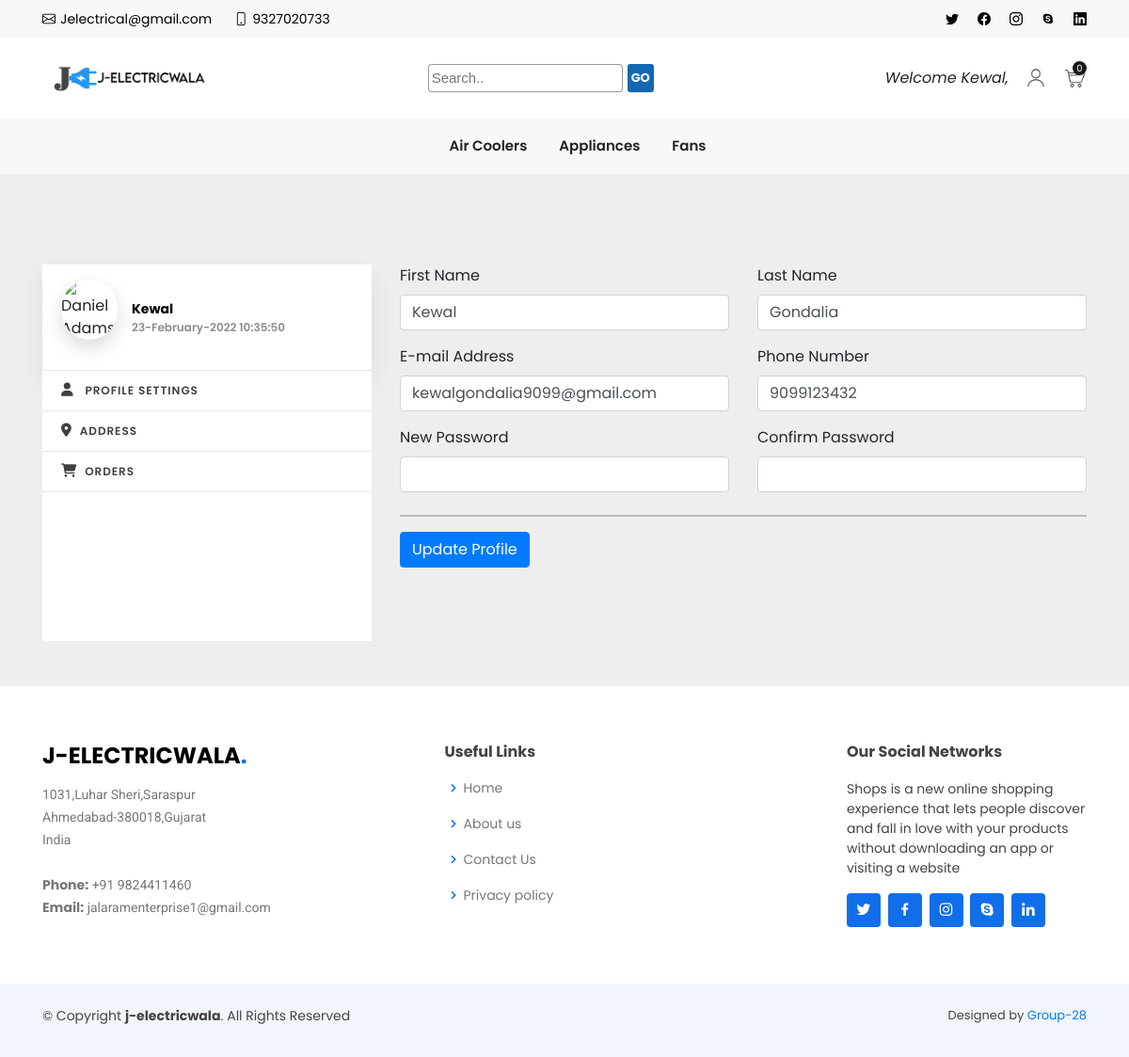
The page /MyProfile.php (signed in) on the database its author committed.
### tables this page shows
CREATE TABLE `category` (
  `category_id` int(11) NOT NULL,
  `name` varchar(50) NOT NULL,
  `admin` varchar(50) DEFAULT NULL,
  `datetime` varchar(50) DEFAULT NULL,
  `status` int(1) NOT NULL
);

CREATE TABLE `user` (
  `user_id` int(11) NOT NULL,
  `first_name` varchar(20) NOT NULL,
  `last_name` varchar(20) NOT NULL,
  `gender` char(1) NOT NULL,
  `password` varchar(20) NOT NULL,
  `email` varchar(40) NOT NULL,
  `phone` bigint(20) NOT NULL,
  `is_admin` tinyint(1) DEFAULT NULL,
  `img` varchar(45) DEFAULT NULL,
  `address` mediumtext,
  `doj` varchar(50) NOT NULL,
  `area_area_id` int(11) DEFAULT NULL,
  `company_company_id` int(11) DEFAULT NULL
);

### MyProfile.php (the view, shortened to what this page needs)
<!Doctype html>
<html lang="en">
<head>
    <?php require_once("Includes/Headlinks.php")?>
    <link rel="stylesheet" href="https://cdn.jsdelivr.net/npm/bootstrap@4.1.1/dist/css/bootstrap.min.css">
    <link href="https://maxcdn.bootstrapcdn.com/font-awesome/4.3.0/css/font-awesome.min.css" rel="stylesheet">
    <link rel="stylesheet" href="https://cdnjs.cloudflare.com/ajax/libs/font-awesome/6.0.0/css/all.min.css"
 />
    <link rel="stylesheet" href="assets/css/My_Profile_Style.css">
</head>
<body>
<?php require_once("Includes/Header.php")?>
<?php require_once("Includes/Nav.php")?>
    <div class="container mt-5">
        <div class="row">
            <div class="half pt-5 col-lg-4 pb-5 ">
                <?php require_once("Includes/Account_slider.php")?>
            </div>
            <div class="col-lg-8 pb-5 pt-5">
                <form class="row Profile tabShow" action="MyProfile.php" method="POST">
                    <div class="col-md-6">
                        <div class="form-group">
                            <label for="account-fn">First Name</label>
                            <input class="form-control" type="text" name ="fname" id="account-fn" value="<?php echo $ExistingFName;?>" required>
                        </div>
                    </div>
                    <div class="col-md-6">
                        <div class="form-group">
                            <label for="account-ln">Last Name</label>
                            <input class="form-control" type="text" name ="lname" id="account-ln" value="<?php echo $ExistingLName;?>" required>
                        </div>
                    </div>
                    <div class="col-md-6">
                        <div class="form-group">
                            <label for="account-email">E-mail Address</label>
                            <input class="form-control" type="text" name ="email_id" id="account-email" value="<?php echo $ExistingEmail;?>" required
                                >
                        </div>
                    </div>
                    <div class="col-md-6">
                        <div class="form-group">
                            <label for="account-phone">Phone Number</label>
                            <input class="form-control" type="text" name="phone" id="account-phone" value="<?php echo $ExistingPhone;?>" required>
                        </div>
                    </div>
                    <div class="col-md-6">
                        <div class="form-group">
                            <label for="account-pass">New Password</label>
                            <input class="form-control" type="password" name="pass" id="pass">
                        </div>
                    </div>
                    <div class="col-md-6">
                        <div class="form-group">
                            <label for="account-confirm-pass">Confirm Password</label>
                            <input class="form-control" type="password" name="con_pass" id="con_pass">
                        </div>
                    </div>
                    <div class="col-12">
                        <hr class="mt-2 mb-3">
                        <div class="d-flex flex-wrap justify-content-between align-items-center">
                            <button class="btn btn-style-1 btn-primary " type="submit" data-toast=""
                                data-toast-position="topRight" data-toast-type="success"
                                data-toast-icon="fe-icon-check-circle" data-toast-title="Success!"
                                data-toast-message="Your profile updated successfuly." name="Submit" >Update Profile</button>
                        </div>
                    </div>
                </form>
            </div>
        </div>
    </div>
    <?php require_once("Includes/Footer.php")?>
</body>
</html>

### Includes/Nav.php (shortened to what this page needs)
<?php
global $conn;
$cat_res = mysqli_query($conn, "select * from category where status=1 order by name asc");
$cat_arr = array();
while ($row = mysqli_fetch_assoc($cat_res)) {
    $cat_arr[] = $row;
}
?>
<section id="appliances">
    <div class="container">
      <nav id="navbar" class="navbar d-flex justify-content-center">
        <ul>
          <?php
          foreach($cat_arr as $list){
          ?>
            <li class="dropdown"><a href="#"><?php echo $list['name']?></a>
            </li>
          <?php } ?>
        </ul>
      </nav>
    </div>
  </section>

### Includes/Account_slider.php (shortened to what this page needs)
<?php
global $conn;
$UserId = $_SESSION["UserId"];
$ExistingEmail = $_SESSION["Emailid"];
$sql ="select * from user where user_id='$UserId'";
$user_result = mysqli_query($conn,$sql);
while($DataRows = mysqli_fetch_array($user_result,MYSQLI_ASSOC)){
    $ExistingFName = $DataRows['first_name'];
    $ExistingLName = $DataRows['last_name'];
    $ExistingPhone = $DataRows["phone"];
    $ExistingDOJ=$DataRows['doj'];
}
?>
               <div class="forcard">
                    <div class="author-card pb-3 pt-3">
                        <div class="author-card-profile">
                            <div class="author-card-avatar"><img
                                    src="https://bootdey.com/img/Content/avatar/avatar1.png" alt="Daniel Adams">
                            </div>
                            <div class="author-card-details">
                                <h5 class="author-card-name text-lg"><?php echo $ExistingFName;?></h5><span
                                    class="author-card-position"><?php echo $ExistingDOJ;?></span>
                            </div>
                        </div>
                    </div>
                    <div class="wizard">
                        <nav class="list-group list-group-flush">
                            <a href="MyProfile.php" class="tab acitve list-group-item"> <i class="fa fa-user"></i>
                                Profile Settings</a>
                            <a href="ProfileAddress.php" class="tab list-group-item"><i
                                    class="fa fa-location-dot"></i>Address</a>
                            <a href="ProfileOrder.php" class="tab list-group-item"> <i
                                    class="fa fa-cart-shopping"></i>Orders</a>
                        </nav>
                    </div>
                </div>

### assets/css/style.css (style rules this page uses)
* { font-family: 'Poppins',sans-serif; }
html, body, div, object, iframe, h1, h2, h3, h4, h5, h6, p, blockquote, ol, ul, li, form, fieldset, legend, label, table, header, footer, nav, section { margin: 0; padding: 0; border: 0; }
body { font-family: "Open Sans", sans-serif; color: #444444; }
a { color: #106eea; text-decoration: none; }
h1, h2, h3, h4, h5, h6 { font-family: "Roboto", sans-serif; }
span { margin: 0; padding: 0; border: 0; outline: 0; font-weight: inherit; font-style: inherit; font-size: 100%; font-family: inherit; vertical-align: baseline }
input[type=text] { box-sizing: border-box }
.navbar { padding: 0; }
.navbar { position: relative; display: flex; flex-wrap: wrap; align-items: center; justify-content:left; padding-top: 0.5rem; padding-bottom: 0.5rem; }
.dropdown { padding: 5px 15px 5px 10px; }
.navbar ul { margin: 0; padding: 0; display: flex; list-style: none; align-items: center; }
.navbar li { position: relative; }
.navbar > ul > li { white-space: nowrap; padding: 10px 0 10px 28px; }
.navbar a, .navbar a:focus { text-decoration: none; display: flex; align-items: center; padding: 0 3px; font-size: 15px; font-weight: 600; color: #222222; white-space: nowrap; transition: 0.3s; position: relative; }
.navbar > ul > li > a:before { content: ""; position: absolute; width: 100%; height: 2px; bottom: -6px; left: 0; background-color: #106eea; visibility: hidden; width: 0px; transition: all 0.3s ease-in-out 0s; }
#appliances { padding: 0; overflow: visible; background-color: #F8F8F8; }
section { padding: 60px 0; overflow: hidden; }

### assets/css/My_Profile_Style.css (style rules this page uses)
body { background:#eee; }
.author-card { position: relative; padding-bottom: 48px; background-color: #fff; box-shadow: 0 12px 20px 1px rgba(64, 64, 64, .09); }
.author-card .author-card-profile { display: table; position: relative; padding-right: 15px; padding-bottom: 16px; padding-left: 20px; z-index: 5; }
.author-card .author-card-profile .author-card-avatar, .author-card .author-card-profile .author-card-details { display: table-cell; vertical-align: middle; }
.author-card .author-card-profile .author-card-avatar { width: 60px; border-radius: 50%; box-shadow: 0 8px 20px 0 rgba(0, 0, 0, .15); overflow: hidden; }
.author-card .author-card-profile .author-card-avatar > img { display: block; width: 100%; }
.author-card .author-card-profile .author-card-details { padding-top: 20px; padding-left: 15px; }
.author-card .author-card-profile .author-card-name { margin-bottom: 2px; font-size: 14px; font-weight: bold; }
.author-card .author-card-profile .author-card-position { display: block; color: #8c8c8c; font-size: 12px; font-weight: 600; }
.list-group-item i { display: inline-block; margin-top: -1px; margin-right: 8px; font-size: 1.2em; vertical-align: middle; }
.list-group-flush:last-child .list-group-item:last-child { border-bottom: 0; }
.list-group-flush .list-group-item { border-right: 0 !important; border-left: 0 !important; }
.list-group-flush .list-group-item { border-right: 0; border-left: 0; border-radius: 0; }
.list-group-item:last-child { margin-bottom: 0; border-bottom-right-radius: .25rem; border-bottom-left-radius: .25rem; }
a.list-group-item, .list-group-item-action { color: #404040; font-weight: 600; }
.list-group-item { padding-top: 16px; padding-bottom: 16px; -webkit-transition: all .3s; transition: all .3s; border: 1px solid #e7e7e7 !important; border-radius: 0 !important; color: #404040; font-size: 12px; font-weight: 600; letter-spacing: .08em; text-transform: uppercase; text-decoration: none; }
.list-group-item { position: relative; display: block; padding: .75rem 1.25rem; margin-bottom: -1px; background-color: #fff; border: 1px solid rgba(0,0,0,0.125); }
.list-group-item::before { display: block; position: absolute; top: 0; left: 0; width: 3px; height: 100%; background-color: transparent; content: ''; }
.h1, .h2, .h3, .h4, .h5, .h6, h1, h2, h3, h4, h5, h6 { color: #000000; }
.forcard { background-color: white; height: 400px; }

### rows shown on the page
category: name "Air Coolers"
category: name "Appliances"
category: name "Fans"
user: first_name "Kewal", doj "23-February-2022 10:35:50", fname "Kewal", lname "Gondalia", phone "9099123432"

### other values the page prints
$_SESSION["First_name"] "Kewal"
$totalProduct "0"
